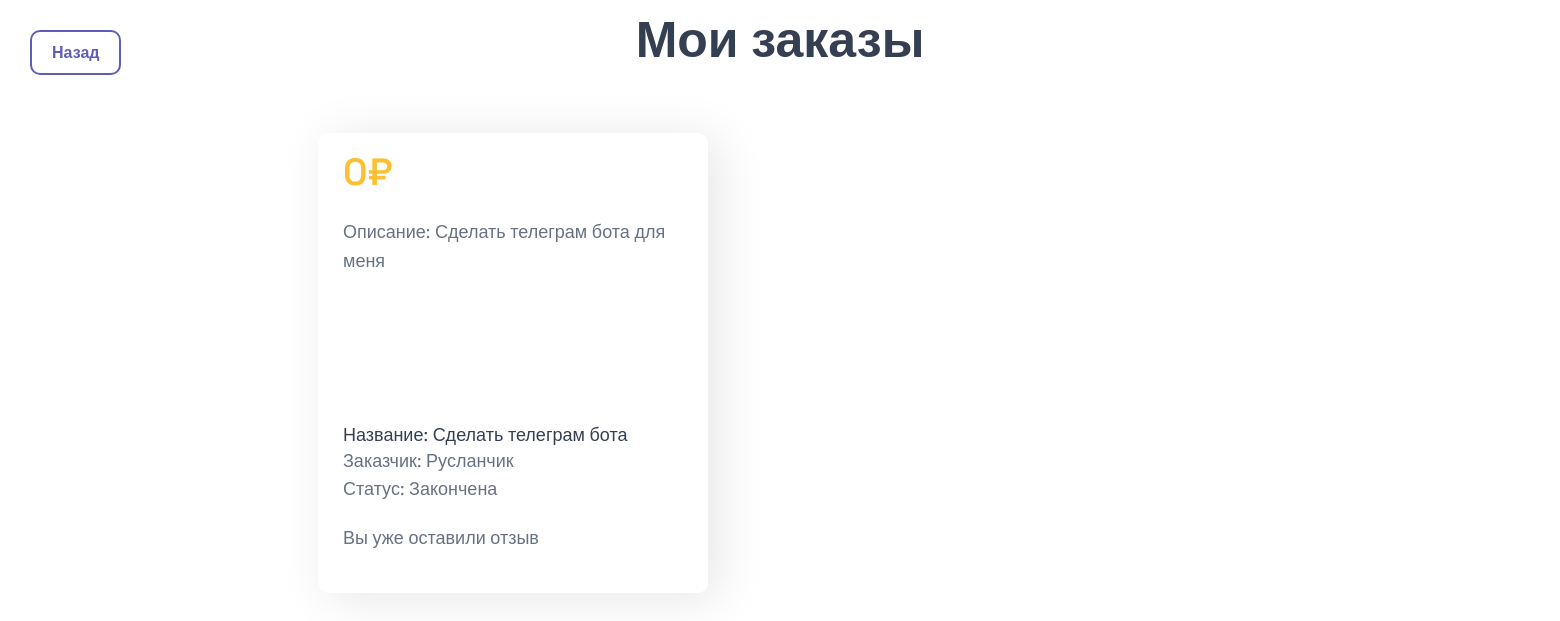
Page /orders (signed in) on the committed database.
### data/orders.py (models this page shows)
class Order(SqlAlchemyBase, UserMixin, SerializerMixin):
    __tablename__ = 'order'
    id = sqlalchemy.Column(sqlalchemy.Integer, primary_key=True, autoincrement=True)
    name_order = sqlalchemy.Column(sqlalchemy.String, nullable=True)
    text = sqlalchemy.Column(sqlalchemy.String, nullable=True)
    teg = sqlalchemy.Column(sqlalchemy.String, nullable=True)
    user_id = sqlalchemy.Column(sqlalchemy.Integer, sqlalchemy.ForeignKey("users.id"))
    if_finished = sqlalchemy.Column(sqlalchemy.Integer, nullable=True, default=False)
    is_paid = sqlalchemy.Column(sqlalchemy.String, nullable=True, default=False)
    date = sqlalchemy.Column(sqlalchemy.String, nullable=True, default=datetime.datetime.now)
    user = orm.relationship('User')

### data/users.py (models this page shows, shortened)
class User(SqlAlchemyBase, UserMixin, SerializerMixin):
    __tablename__ = 'users'
    id = sqlalchemy.Column(sqlalchemy.Integer, primary_key=True, autoincrement=True)
    login = sqlalchemy.Column(sqlalchemy.String, nullable=True)
    email = sqlalchemy.Column(sqlalchemy.String, index=True, unique=True, nullable=True)
    hashed_password = sqlalchemy.Column(sqlalchemy.String, nullable=True)
    position = sqlalchemy.Column(sqlalchemy.String, nullable=True)
    admin = sqlalchemy.Column(sqlalchemy.Integer, nullable=True)
    invitation_key = sqlalchemy.Column(sqlalchemy.String, nullable=True)
    orders = orm.relationship("Order", back_populates='user')

### server.py (the view)
@app.route("/orders")
def orders():
    db_sess = create_session()
    jobs = db_sess.query(Order).filter(Order.user_id == current_user.id).all()
    review = db_sess.query(Review).filter(Review.order_id).all()
    review = [i.order_id for i in review]
    return render_template("all_order.html", jobs=jobs, names=current_user.login, review=review, title='Работы')

### data/db_session.py (called while the page is built)
def create_session() -> Session:
    global __factory
    return __factory()

### server.py (called while the page is built)
@login_manager.user_loader
def load_user(user_id):
    db_sess = create_session()
    return db_sess.query(User).get(user_id)

### templates/all_order.html (shortened to what this page needs)
<link href="static/css/main.css" rel="stylesheet" type="text/css"/>
{% block content %}
<h1 class="center">Мои заказы</h1>
<div class="container">
    <div class="elements">
        {% for job in jobs %}
        <div class="elem not">
            <div class="dix">
                <div class="stars">
                    <h6>{{ job.is_paid }}₽</h6>
                </div>
                <p>Описание: {{ job.text }}</p>
            </div>
            <div class="eee">
                <div class="who">
                    <p class="fullname">Название: {{ job.name_order }}</p>
                    <p class="status">Заказчик: {{ names }}</p>
                    {% if job.if_finished %}
                    <p class="status">Статус: Закончена</p>
                    {% else %}
                    <p class="status">Статус: Не закончена</p>
                    {% endif %}
                </div>
            <div class="marg">
                {% if job.id in review %}
                <p>Вы уже оставили отзыв</p>
                {% endif%}
            </div>
            </div>
        </div>
        {% endfor %}
    </div>
</div>
<a class="login-button otz" href="/index">Назад</a>
{% endblock %}

### static/css/main.css (style rules this page uses)
p, h1, h2, h3, h4, h5, h6, h7, a { font-family: "Space Grotesk", sans-serif; margin: 0; }
a { text-decoration: none; color: #343F52; }
.login-button { padding: 10px 20px; border-radius: 10px; border: 2px solid #605DBA; color: #605DBA; font-weight: 550; transition: all .19s ease-in; align-items: center; }
.container { padding: 160px 310px; }
h1 { font-family: "Space Grotesk", sans-serif; font-optical-sizing: auto; font-weight: 599; font-size: 50px; font-style: normal; color: #343F52; line-height: 130%; }
.center { text-align: center; width: 950px; }
.stars { display: flex; flex-direction: row; height: 30px; align-items: center; gap: 5px; }
h6 { font-family: "Space Grotesk", sans-serif; font-optical-sizing: auto; font-weight: 599; font-size: 38px; font-style: normal; color: #FCC032; line-height: 130%; }
.elem { display: flex; flex-direction: column; justify-content: space-between; width: 340px; height: 310px; background: #ffffff; padding: 25px; box-shadow: 10px 5px 50px rgba(0,0,0, 0.1); border-radius: 10px; }
.elem p { font-family: "Space Grotesk", sans-serif; font-optical-sizing: auto; font-weight: medium; font-size: 18px; font-style: normal; color: #687183; line-height: 160%; max-height: 145px; overflow: hidden; text-overflow: ellipsis; }
.status { font-size: 16px; line-height: 130%; }
.who .fullname { color: #343F52; line-height: 130%; }
.who { margin-top: 20px; }
.elements { align-items: center; display: flex; flex-direction: row; flex-wrap: wrap; width: 1440px; gap:50px; margin-top: -100px; }
.dix { display: flex; flex-direction: column; gap: 30px; }
.center { margin: 0 auto; }
.otz { position: fixed; top:30px; left: 30px; }
.not { height: 410px; }
.eee { display: flex; flex-direction: column; gap: 20px; }
.marg { margin-bottom: 15px; }

### rows in the picture
Order: is_paid "0", text "Сделать телеграм бота для меня", name_order "Сделать телеграм бота", if_finished "Статус: Закончена", shows "Вы уже оставили отзыв"
User: login "Русланчик"
